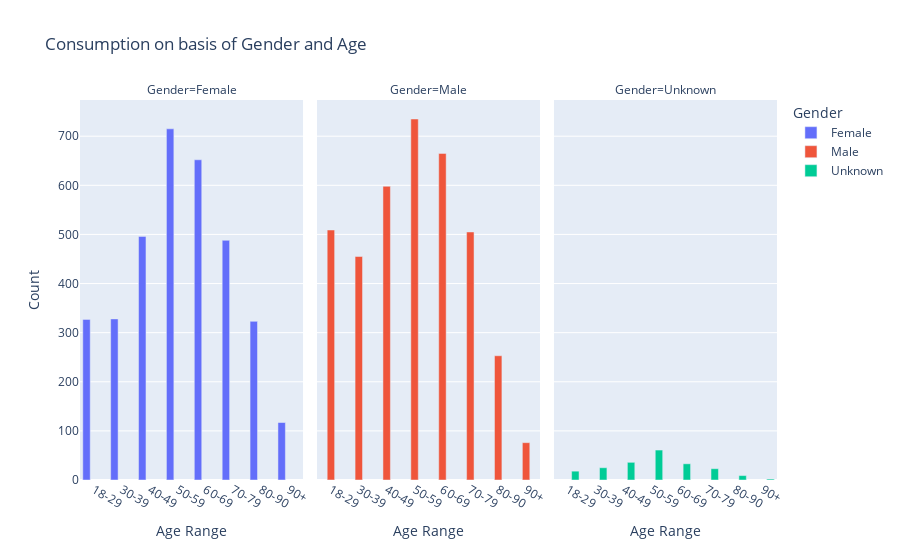

Notebook code for this chart:
### Code cell
fig = px.bar(grp, x="age_range", color="sex",
             y='count',
             title="Consumption on basis of Gender and Age",
             barmode='group',
             height=700,
             facet_col="sex",
             labels={"sex":"Gender", "count":"Count","age_range":"Age Range"}
            )

fig.show()
fig.write_html("IndGenAge.html")

### Figure 1 — Plotly figure (JSON) as saved in the notebook; plotly's stock layout.template omitted (floating-point values rounded to 4 significant figures)
{"data": [{"alignmentgroup": "True", "hovertemplate": "Gender=Female<br>Age Range=%{x}<br>Count=%{y}<extra></extra>", "legendgroup": "Female", "marker": {"color": "#636efa", "pattern": {"shape": ""}}, "name": "Female", "offsetgroup": "Female", "orientation": "v", "showlegend": true, "textposition": "auto", "type": "bar", "x": ["18-29", "30-39", "40-49", "50-59", "60-69", "70-79", "80-90", "90+"], "xaxis": "x", "y": [327, 328, 496, 715, 652, 488, 323, 117], "yaxis": "y"}, {"alignmentgroup": "True", "hovertemplate": "Gender=Male<br>Age Range=%{x}<br>Count=%{y}<extra></extra>", "legendgroup": "Male", "marker": {"color": "#EF553B", "pattern": {"shape": ""}}, "name": "Male", "offsetgroup": "Male", "orientation": "v", "showlegend": true, "textposition": "auto", "type": "bar", "x": ["18-29", "30-39", "40-49", "50-59", "60-69", "70-79", "80-90", "90+"], "xaxis": "x2", "y": [509, 455, 598, 735, 665, 505, 253, 76], "yaxis": "y2"}, {"alignmentgroup": "True", "hovertemplate": "Gender=Unknown<br>Age Range=%{x}<br>Count=%{y}<extra></extra>", "legendgroup": "Unknown", "marker": {"color": "#00cc96", "pattern": {"shape": ""}}, "name": "Unknown", "offsetgroup": "Unknown", "orientation": "v", "showlegend": true, "textposition": "auto", "type": "bar", "x": ["18-29", "30-39", "40-49", "50-59", "60-69", "70-79", "80-90", "90+"], "xaxis": "x3", "y": [18, 25, 36, 61, 33, 23, 9, 2], "yaxis": "y3"}], "layout": {"annotations": [{"font": {}, "showarrow": false, "text": "Gender=Female", "x": 0.16, "xanchor": "center", "xref": "paper", "y": 1, "yanchor": "bottom", "yref": "paper"}, {"font": {}, "showarrow": false, "text": "Gender=Male", "x": 0.5, "xanchor": "center", "xref": "paper", "y": 1, "yanchor": "bottom", "yref": "paper"}, {"font": {}, "showarrow": false, "text": "Gender=Unknown", "x": 0.84, "xanchor": "center", "xref": "paper", "y": 1, "yanchor": "bottom", "yref": "paper"}], "autosize": true, "barmode": "group", "legend": {"title": {"text": "Gender"}, "tracegroupgap": 0}, "title": {"text": "Consumption on basis of Gender and Age"}, "xaxis": {"anchor": "y", "autorange": true, "domain": [0, 0.32], "range": [-0.5, 7.5], "title": {"text": "Age Range"}, "type": "category"}, "xaxis2": {"anchor": "y2", "autorange": true, "domain": [0.34, 0.66], "matches": "x", "range": [-0.5, 7.5], "title": {"text": "Age Range"}, "type": "category"}, "xaxis3": {"anchor": "y3", "autorange": true, "domain": [0.68, 1.0], "matches": "x", "range": [-0.5, 7.5], "title": {"text": "Age Range"}, "type": "category"}, "yaxis": {"anchor": "x", "autorange": true, "domain": [0, 1], "range": [0, 773.7], "title": {"text": "Count"}, "type": "linear"}, "yaxis2": {"anchor": "x2", "autorange": true, "domain": [0, 1], "matches": "y", "range": [0, 773.7], "showticklabels": false, "type": "linear"}, "yaxis3": {"anchor": "x3", "autorange": true, "domain": [0, 1], "matches": "y", "range": [0, 773.7], "showticklabels": false, "type": "linear"}}}
